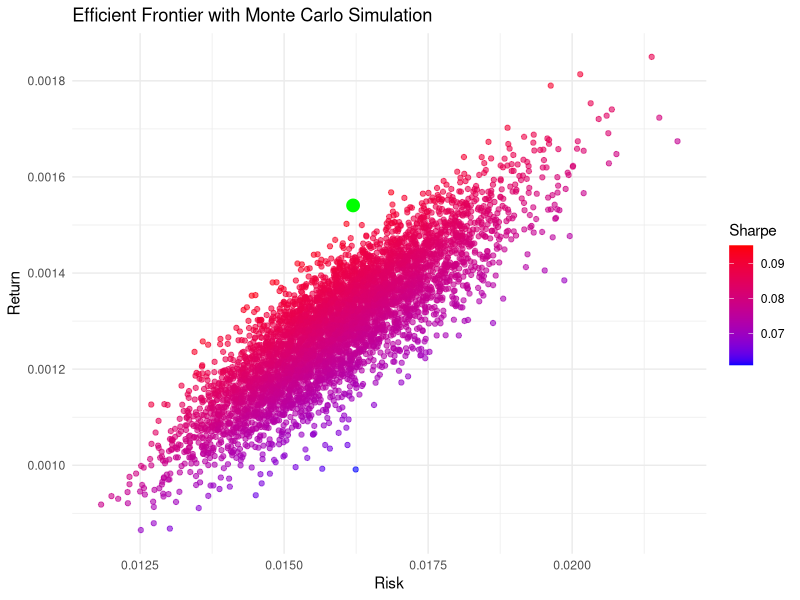
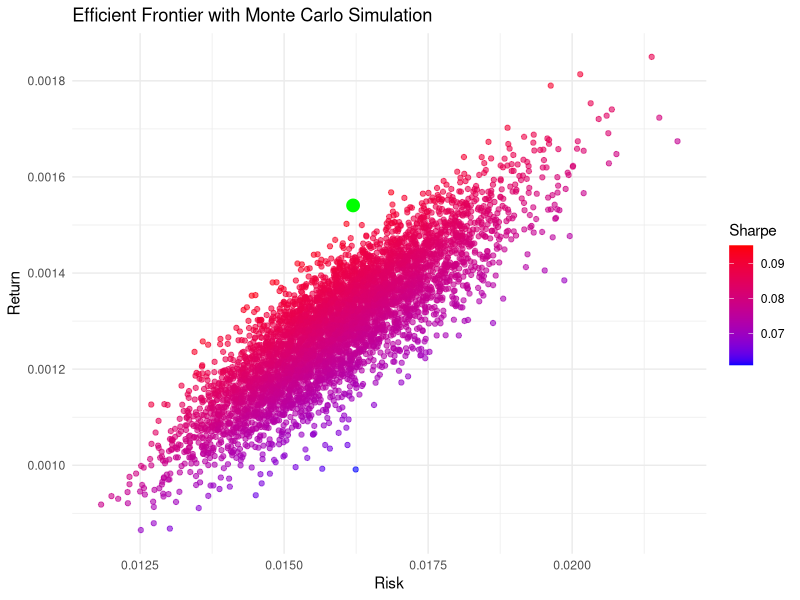

Reproduce these figures in R, in order.
library(tidyverse)
# Load returns data
returns <- read.csv("data/stock_returns.csv")
# Remove date column
returns_matrix <- as.matrix(returns[,-1])
# Number of assets
num_assets <- ncol(returns_matrix)
# Mean returns
mean_returns <- colMeans(returns_matrix)
# Covariance matrix
cov_matrix <- cov(returns_matrix)
portfolio_return <- function(weights, mean_returns) {
  sum(weights * mean_returns)
}
portfolio_risk <- function(weights, cov_matrix) {
  sqrt(t(weights) %*% cov_matrix %*% weights)
}
set.seed(42)
num_portfolios <- 5000
results <- matrix(nrow = 3, ncol = num_portfolios)
for (i in 1:num_portfolios) {
  # Generate random weights
  weights <- runif(num_assets)
  weights <- weights / sum(weights)
  # Calculate return & risk
  port_return <- portfolio_return(weights, mean_returns)
  port_risk <- portfolio_risk(weights, cov_matrix)
  # Store results
  results[1,i] <- port_return
  results[2,i] <- port_risk
  results[3,i] <- port_return / port_risk  # Sharpe (approx)
}

# Convert to dataframe
results_df <- data.frame(
  Return = results[1,],
  Risk = results[2,],
  Sharpe = results[3,]
)

# Max Sharpe Ratio
max_sharpe_idx <- which.max(results_df$Sharpe)

optimal_portfolio <- results_df[max_sharpe_idx,]

print("Optimal Portfolio (Max Sharpe):")
print(optimal_portfolio)
dir.create("visuals", showWarnings = FALSE)

p <- ggplot(results_df, aes(x = Risk, y = Return, color = Sharpe)) +
  geom_point(alpha = 0.6) +
  scale_color_gradient(low = "blue", high = "red") +
  geom_point(data = optimal_portfolio, aes(x = Risk, y = Return),
             color = "green", size = 4) +
  theme_minimal() +
  labs(title = "Efficient Frontier with Monte Carlo Simulation")
print(p)
ggsave("visuals/efficient_frontier.png", plot = p, width = 8, height = 6)
print("Portfolio Optimisation Completed!")
